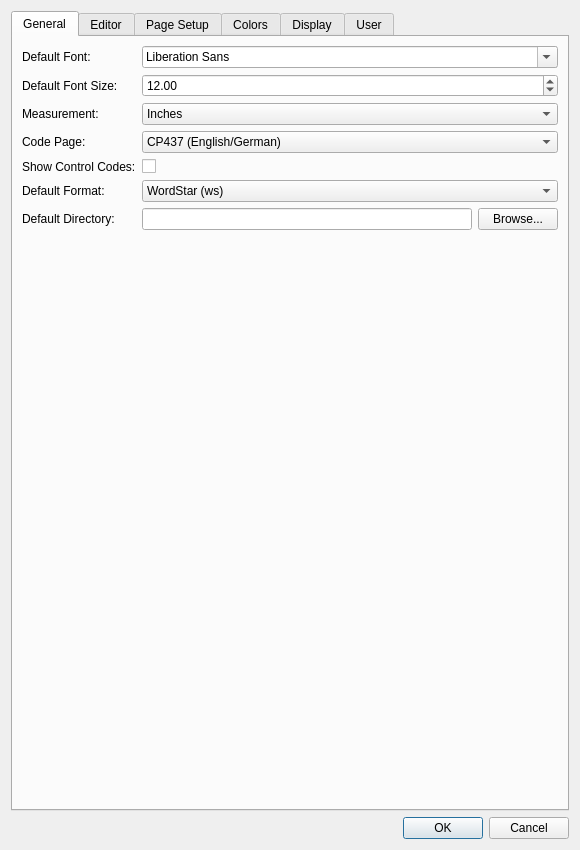
<?xml version="1.0" encoding="UTF-8"?>
<ui version="4.0">
 <class>SystemPreferences</class>
 <widget class="QDialog" name="SystemPreferences">
  <property name="geometry">
   <rect>
    <x>0</x>
    <y>0</y>
    <width>580</width>
    <height>850</height>
   </rect>
  </property>
  <property name="windowTitle">
   <string>System Preferences</string>
  </property>
  <layout class="QVBoxLayout" name="mainLayout">
   <item>
    <widget class="QTabWidget" name="mTabWidget">
     <property name="currentIndex">
      <number>0</number>
     </property>

     <!-- Tab 1: General -->
     <widget class="QWidget" name="tabGeneral">
      <attribute name="title">
       <string>General</string>
      </attribute>
      <layout class="QFormLayout" name="generalLayout">
       <item row="0" column="0">
        <widget class="QLabel" name="labelFont">
         <property name="text"><string>Default Font:</string></property>
        </widget>
       </item>
       <item row="0" column="1">
        <widget class="QFontComboBox" name="mDefaultFont"/>
       </item>
       <item row="1" column="0">
        <widget class="QLabel" name="labelFontSize">
         <property name="text"><string>Default Font Size:</string></property>
        </widget>
       </item>
       <item row="1" column="1">
        <widget class="QDoubleSpinBox" name="mDefaultFontSize">
         <property name="minimum"><double>4.0</double></property>
         <property name="maximum"><double>144.0</double></property>
         <property name="value"><double>12.0</double></property>
         <property name="singleStep"><double>0.5</double></property>
        </widget>
       </item>
       <item row="2" column="0">
        <widget class="QLabel" name="labelMeasurement">
         <property name="text"><string>Measurement:</string></property>
        </widget>
       </item>
       <item row="2" column="1">
        <widget class="QComboBox" name="mMeasurement">
         <item><property name="text"><string>Inches</string></property></item>
         <item><property name="text"><string>Centimeters</string></property></item>
         <item><property name="text"><string>Millimeters</string></property></item>
        </widget>
       </item>
       <item row="3" column="0">
        <widget class="QLabel" name="labelCodePage">
         <property name="text"><string>Code Page:</string></property>
        </widget>
       </item>
       <item row="3" column="1">
        <widget class="QComboBox" name="mCodePage">
         <item><property name="text"><string>CP437 (English/German)</string></property></item>
         <item><property name="text"><string>CP737 (Greek)</string></property></item>
        </widget>
       </item>
       <item row="4" column="0">
        <widget class="QLabel" name="labelShowControls">
         <property name="text"><string>Show Control Codes:</string></property>
        </widget>
       </item>
       <item row="4" column="1">
        <widget class="QCheckBox" name="mShowControls"/>
       </item>
       <item row="5" column="0">
        <widget class="QLabel" name="labelFormat">
         <property name="text"><string>Default Format:</string></property>
        </widget>
       </item>
       <item row="5" column="1">
        <widget class="QComboBox" name="mDefaultFormat">
         <item><property name="text"><string>WordStar (ws)</string></property></item>
         <item><property name="text"><string>Rich Text (rtf)</string></property></item>
        </widget>
       </item>
       <item row="6" column="0">
        <widget class="QLabel" name="labelDefaultDir">
         <property name="text"><string>Default Directory:</string></property>
        </widget>
       </item>
       <item row="6" column="1">
        <layout class="QHBoxLayout" name="dirLayout">
         <item>
          <widget class="QLineEdit" name="mDefaultDirectory"/>
         </item>
         <item>
          <widget class="QPushButton" name="mBrowseDir">
           <property name="text"><string>Browse...</string></property>
          </widget>
         </item>
        </layout>
       </item>
      </layout>
     </widget>

     <!-- Tab 2: Editor -->
     <widget class="QWidget" name="tabEditor">
      <attribute name="title">
       <string>Editor</string>
      </attribute>
      <layout class="QFormLayout" name="editorLayout">
       <item row="0" column="0">
        <widget class="QLabel" name="labelAutoSave">
         <property name="text"><string>Auto-save Interval (seconds):</string></property>
        </widget>
       </item>
       <item row="0" column="1">
        <widget class="QSpinBox" name="mAutoSaveInterval">
         <property name="minimum"><number>0</number></property>
         <property name="maximum"><number>3600</number></property>
         <property name="value"><number>60</number></property>
         <property name="specialValueText"><string>Disabled</string></property>
        </widget>
       </item>
       <item row="1" column="0">
        <widget class="QLabel" name="labelCaretBlink">
         <property name="text"><string>Caret Blink Rate (ms):</string></property>
        </widget>
       </item>
       <item row="1" column="1">
        <widget class="QSpinBox" name="mCaretBlinkRate">
         <property name="minimum"><number>100</number></property>
         <property name="maximum"><number>2000</number></property>
         <property name="value"><number>500</number></property>
         <property name="singleStep"><number>50</number></property>
        </widget>
       </item>
       <item row="2" column="0">
        <widget class="QLabel" name="labelInputMode">
         <property name="text"><string>Keyboard Mode:</string></property>
        </widget>
       </item>
       <item row="2" column="1">
        <widget class="QComboBox" name="mInputMode">
         <item><property name="text"><string>WordStar</string></property></item>
         <item><property name="text"><string>Modern (CUA)</string></property></item>
        </widget>
       </item>
       <item row="3" column="0">
        <widget class="QLabel" name="labelSpellCheckDotCommands">
         <property name="text"><string>Spell Check Dot Commands:</string></property>
        </widget>
       </item>
       <item row="3" column="1">
        <widget class="QCheckBox" name="mSpellCheckDotCommands">
         <property name="checked"><bool>false</bool></property>
        </widget>
       </item>
       <item row="4" column="0">
        <widget class="QLabel" name="labelSpellLang">
         <property name="text"><string>Spell Check Language:</string></property>
        </widget>
       </item>
       <item row="4" column="1">
        <widget class="QLineEdit" name="mSpellCheckLanguage">
         <property name="placeholderText"><string>en_US</string></property>
         <property name="toolTip"><string>macOS dictionary identifier, e.g. en_US, de_DE, fr_FR</string></property>
        </widget>
       </item>
      </layout>
     </widget>

     <!-- Tab 3: Page Setup -->
     <widget class="QWidget" name="tabPageSetup">
      <attribute name="title">
       <string>Page Setup</string>
      </attribute>
      <layout class="QFormLayout" name="pageLayout">
       <item row="0" column="0">
        <widget class="QLabel" name="labelPaperWidth">
         <property name="text"><string>Paper Width:</string></property>
        </widget>
       </item>
       <item row="0" column="1">
        <widget class="QLineEdit" name="mPaperWidth"/>
       </item>
       <item row="1" column="0">
        <widget class="QLabel" name="labelPaperHeight">
         <property name="text"><string>Paper Height:</string></property>
        </widget>
       </item>
       <item row="1" column="1">
        <widget class="QLineEdit" name="mPaperHeight"/>
       </item>
       <item row="2" column="0">
        <widget class="QLabel" name="labelLeftMargin">
         <property name="text"><string>Left Margin:</string></property>
        </widget>
       </item>
       <item row="2" column="1">
        <widget class="QLineEdit" name="mLeftMargin"/>
       </item>
       <item row="3" column="0">
        <widget class="QLabel" name="labelRightMargin">
         <property name="text"><string>Right Margin:</string></property>
        </widget>
       </item>
       <item row="3" column="1">
        <widget class="QLineEdit" name="mRightMargin"/>
       </item>
       <item row="4" column="0">
        <widget class="QLabel" name="labelTopMargin">
         <property name="text"><string>Top Margin:</string></property>
        </widget>
       </item>
       <item row="4" column="1">
        <widget class="QLineEdit" name="mTopMargin"/>
       </item>
       <item row="5" column="0">
        <widget class="QLabel" name="labelBottomMargin">
         <property name="text"><string>Bottom Margin:</string></property>
        </widget>
       </item>
       <item row="5" column="1">
        <widget class="QLineEdit" name="mBottomMargin"/>
       </item>
       <item row="6" column="0">
        <widget class="QLabel" name="labelHeaderMargin">
         <property name="text"><string>Header Margin:</string></property>
        </widget>
       </item>
       <item row="6" column="1">
        <widget class="QLineEdit" name="mHeaderMargin"/>
       </item>
       <item row="7" column="0">
        <widget class="QLabel" name="labelFooterMargin">
         <property name="text"><string>Footer Margin:</string></property>
        </widget>
       </item>
       <item row="7" column="1">
        <widget class="QLineEdit" name="mFooterMargin"/>
       </item>
       <item row="8" column="0">
        <widget class="QLabel" name="labelPageOffsetOdd">
         <property name="text"><string>Page Offset (Odd):</string></property>
        </widget>
       </item>
       <item row="8" column="1">
        <widget class="QLineEdit" name="mPageOffsetOdd"/>
       </item>
       <item row="9" column="0">
        <widget class="QLabel" name="labelPageOffsetEven">
         <property name="text"><string>Page Offset (Even):</string></property>
        </widget>
       </item>
       <item row="9" column="1">
        <widget class="QLineEdit" name="mPageOffsetEven"/>
       </item>
       <item row="10" column="0">
        <widget class="QLabel" name="labelLandscape">
         <property name="text"><string>Landscape:</string></property>
        </widget>
       </item>
       <item row="10" column="1">
        <widget class="QCheckBox" name="mLandscape"/>
       </item>
      </layout>
     </widget>

     <!-- Tab 4: Colors -->
     <widget class="QWidget" name="tabColors">
      <attribute name="title">
       <string>Colors</string>
      </attribute>
      <layout class="QVBoxLayout" name="colorsOuterLayout">

       <!-- Palette selector row -->
       <item>
        <layout class="QHBoxLayout" name="paletteLayout">
         <item>
          <widget class="QLabel" name="labelPalette">
           <property name="text"><string>Palette:</string></property>
          </widget>
         </item>
         <item>
          <widget class="QComboBox" name="mPaletteCombo"/>
         </item>
         <item>
          <widget class="QPushButton" name="mApplyPalette">
           <property name="text"><string>Apply</string></property>
          </widget>
         </item>
         <item>
          <widget class="QPushButton" name="mSaveTheme">
           <property name="text"><string>Save Theme</string></property>
          </widget>
         </item>
         <item>
          <spacer name="paletteSpacer">
           <property name="orientation"><enum>Qt::Horizontal</enum></property>
          </spacer>
         </item>
        </layout>
       </item>

       <!-- Scrollable color grid -->
       <item>
        <widget class="QScrollArea" name="colorScrollArea">
         <property name="widgetResizable"><bool>true</bool></property>
         <widget class="QWidget" name="colorScrollContent">
          <layout class="QGridLayout" name="colorsGrid">

           <!-- Column headers -->
           <item row="0" column="0">
            <widget class="QLabel" name="labelColComponent">
             <property name="text"><string>Component</string></property>
             <property name="font"><font><bold>true</bold></font></property>
            </widget>
           </item>
           <item row="0" column="1">
            <widget class="QLabel" name="labelColFg">
             <property name="text"><string>Foreground</string></property>
             <property name="font"><font><bold>true</bold></font></property>
             <property name="alignment"><set>Qt::AlignHCenter</set></property>
            </widget>
           </item>
           <item row="0" column="2">
            <widget class="QLabel" name="labelColBg">
             <property name="text"><string>Background</string></property>
             <property name="font"><font><bold>true</bold></font></property>
             <property name="alignment"><set>Qt::AlignHCenter</set></property>
            </widget>
           </item>
           <item row="0" column="3">
            <widget class="QLabel" name="labelColPreview">
             <property name="text"><string>Preview</string></property>
             <property name="font"><font><bold>true</bold></font></property>
             <property name="alignment"><set>Qt::AlignHCenter</set></property>
            </widget>
           </item>

           <!-- "Editor Colors" section header -->
           <item row="1" column="0" colspan="4">
            <widget class="QLabel" name="labelEditorColorsHeader">
             <property name="text"><string>--- Editor Colors ---</string></property>
             <property name="alignment"><set>Qt::AlignHCenter</set></property>
            </widget>
           </item>

           <!-- Row 2: Normal Text -->
           <item row="2" column="0">
            <widget class="QLabel" name="labelNormalText">
             <property name="text"><string>Normal Text</string></property>
            </widget>
           </item>
           <item row="2" column="1">
            <widget class="QPushButton" name="mColorText">
             <property name="text"><string/></property>
             <property name="minimumSize"><size><width>60</width><height>24</height></size></property>
            </widget>
           </item>
           <item row="2" column="2">
            <widget class="QPushButton" name="mColorBackground">
             <property name="text"><string/></property>
             <property name="minimumSize"><size><width>60</width><height>24</height></size></property>
            </widget>
           </item>

           <!-- Row 3: Control Codes -->
           <item row="3" column="0">
            <widget class="QLabel" name="labelHighlightColor">
             <property name="text"><string>Control Codes</string></property>
            </widget>
           </item>
           <item row="3" column="1">
            <widget class="QPushButton" name="mColorHighlightFg">
             <property name="text"><string/></property>
             <property name="minimumSize"><size><width>60</width><height>24</height></size></property>
            </widget>
           </item>
           <item row="3" column="2">
            <widget class="QPushButton" name="mColorHighlight">
             <property name="text"><string/></property>
             <property name="minimumSize"><size><width>60</width><height>24</height></size></property>
            </widget>
           </item>

           <!-- Row 4: Dot Commands -->
           <item row="4" column="0">
            <widget class="QLabel" name="labelDotColor">
             <property name="text"><string>Dot Commands</string></property>
            </widget>
           </item>
           <item row="4" column="1">
            <widget class="QPushButton" name="mColorDotFg">
             <property name="text"><string/></property>
             <property name="minimumSize"><size><width>60</width><height>24</height></size></property>
            </widget>
           </item>
           <item row="4" column="2">
            <widget class="QPushButton" name="mColorDot">
             <property name="text"><string/></property>
             <property name="minimumSize"><size><width>60</width><height>24</height></size></property>
            </widget>
           </item>

           <!-- Row 5: Block Selection -->
           <item row="5" column="0">
            <widget class="QLabel" name="labelBlockColor">
             <property name="text"><string>Block Selection</string></property>
            </widget>
           </item>
           <item row="5" column="1">
            <widget class="QPushButton" name="mColorBlockFg">
             <property name="text"><string/></property>
             <property name="minimumSize"><size><width>60</width><height>24</height></size></property>
            </widget>
           </item>
           <item row="5" column="2">
            <widget class="QPushButton" name="mColorBlock">
             <property name="text"><string/></property>
             <property name="minimumSize"><size><width>60</width><height>24</height></size></property>
            </widget>
           </item>

           <!-- Row 6: Comments -->
           <item row="6" column="0">
            <widget class="QLabel" name="labelCommentColor">
             <property name="text"><string>Comments</string></property>
            </widget>
           </item>
           <item row="6" column="1">
            <widget class="QPushButton" name="mColorCommentFg">
             <property name="text"><string/></property>
             <property name="minimumSize"><size><width>60</width><height>24</height></size></property>
            </widget>
           </item>
           <item row="6" column="2">
            <widget class="QPushButton" name="mColorComment">
             <property name="text"><string/></property>
             <property name="minimumSize"><size><width>60</width><height>24</height></size></property>
            </widget>
           </item>

           <!-- Row 7: Errors -->
           <item row="7" column="0">
            <widget class="QLabel" name="labelErrorColor">
             <property name="text"><string>Errors</string></property>
            </widget>
           </item>
           <item row="7" column="1">
            <widget class="QPushButton" name="mColorErrorFg">
             <property name="text"><string/></property>
             <property name="minimumSize"><size><width>60</width><height>24</height></size></property>
            </widget>
           </item>
           <item row="7" column="2">
            <widget class="QPushButton" name="mColorError">
             <property name="text"><string/></property>
             <property name="minimumSize"><size><width>60</width><height>24</height></size></property>
            </widget>
           </item>

           <!-- Row 8: Unknown -->
           <item row="8" column="0">
            <widget class="QLabel" name="labelUnknownColor">
             <property name="text"><string>Unknown</string></property>
            </widget>
           </item>
           <item row="8" column="1">
            <widget class="QPushButton" name="mColorUnknownFg">
             <property name="text"><string/></property>
             <property name="minimumSize"><size><width>60</width><height>24</height></size></property>
            </widget>
           </item>
           <item row="8" column="2">
            <widget class="QPushButton" name="mColorUnknown">
             <property name="text"><string/></property>
             <property name="minimumSize"><size><width>60</width><height>24</height></size></property>
            </widget>
           </item>

           <!-- Row 9: Not Implemented -->
           <item row="9" column="0">
            <widget class="QLabel" name="labelNotImplColor">
             <property name="text"><string>Not Implemented</string></property>
            </widget>
           </item>
           <item row="9" column="1">
            <widget class="QPushButton" name="mColorNotImplementedFg">
             <property name="text"><string/></property>
             <property name="minimumSize"><size><width>60</width><height>24</height></size></property>
            </widget>
           </item>
           <item row="9" column="2">
            <widget class="QPushButton" name="mColorNotImplemented">
             <property name="text"><string/></property>
             <property name="minimumSize"><size><width>60</width><height>24</height></size></property>
            </widget>
           </item>

           <!-- Row 10: Search -->
           <item row="10" column="0">
            <widget class="QLabel" name="labelSearchColor">
             <property name="text"><string>Search Results</string></property>
            </widget>
           </item>
           <item row="10" column="1">
            <widget class="QPushButton" name="mColorSearchFg">
             <property name="text"><string/></property>
             <property name="minimumSize"><size><width>60</width><height>24</height></size></property>
            </widget>
           </item>
           <item row="10" column="2">
            <widget class="QPushButton" name="mColorSearch">
             <property name="text"><string/></property>
             <property name="minimumSize"><size><width>60</width><height>24</height></size></property>
            </widget>
           </item>

           <!-- "Screen Colors" section header -->
           <item row="11" column="0" colspan="4">
            <widget class="QLabel" name="labelScreenColorsHeader">
             <property name="text"><string>--- Screen Colors ---</string></property>
             <property name="alignment"><set>Qt::AlignHCenter</set></property>
            </widget>
           </item>

           <!-- Row 12: Status Bar -->
           <item row="12" column="0">
            <widget class="QLabel" name="labelStatusBarColor">
             <property name="text"><string>Status Bar</string></property>
            </widget>
           </item>
           <item row="12" column="1">
            <widget class="QPushButton" name="mColorStatusBarFg">
             <property name="text"><string/></property>
             <property name="minimumSize"><size><width>60</width><height>24</height></size></property>
            </widget>
           </item>
           <item row="12" column="2">
            <widget class="QPushButton" name="mColorStatusBarBg">
             <property name="text"><string/></property>
             <property name="minimumSize"><size><width>60</width><height>24</height></size></property>
            </widget>
           </item>

           <!-- Row 13: Help Panel -->
           <item row="13" column="0">
            <widget class="QLabel" name="labelHelpPanelColor">
             <property name="text"><string>Help Panel</string></property>
            </widget>
           </item>
           <item row="13" column="1">
            <widget class="QPushButton" name="mColorHelpPanelFg">
             <property name="text"><string/></property>
             <property name="minimumSize"><size><width>60</width><height>24</height></size></property>
            </widget>
           </item>
           <item row="13" column="2">
            <widget class="QPushButton" name="mColorHelpPanelBg">
             <property name="text"><string/></property>
             <property name="minimumSize"><size><width>60</width><height>24</height></size></property>
            </widget>
           </item>

           <!-- Row 14: Help Keystroke -->
           <item row="14" column="0">
            <widget class="QLabel" name="labelHelpKeyColor">
             <property name="text"><string>Help Keystroke</string></property>
            </widget>
           </item>
           <item row="14" column="1">
            <widget class="QPushButton" name="mColorHelpKeyFg">
             <property name="text"><string/></property>
             <property name="minimumSize"><size><width>60</width><height>24</height></size></property>
            </widget>
           </item>
           <item row="14" column="2">
            <widget class="QPushButton" name="mColorHelpKeyBg">
             <property name="text"><string/></property>
             <property name="minimumSize"><size><width>60</width><height>24</height></size></property>
            </widget>
           </item>

           <!-- Row 15: Ruler -->
           <item row="15" column="0">
            <widget class="QLabel" name="labelRulerColor">
             <property name="text"><string>Ruler</string></property>
            </widget>
           </item>
           <item row="15" column="1">
            <widget class="QPushButton" name="mColorRulerFg">
             <property name="text"><string/></property>
             <property name="minimumSize"><size><width>60</width><height>24</height></size></property>
            </widget>
           </item>
           <item row="15" column="2">
            <widget class="QPushButton" name="mColorRulerBg">
             <property name="text"><string/></property>
             <property name="minimumSize"><size><width>60</width><height>24</height></size></property>
            </widget>
           </item>

          </layout>
         </widget>
        </widget>
       </item>

       <!-- Editor preview panel -->
       <item>
        <widget class="QLabel" name="mColorPreview">
         <property name="minimumSize"><size><width>0</width><height>200</height></size></property>
         <property name="textFormat"><enum>Qt::RichText</enum></property>
         <property name="wordWrap"><bool>true</bool></property>
         <property name="alignment"><set>Qt::AlignTop|Qt::AlignLeft</set></property>
         <property name="styleSheet"><string>padding: 4px; border: 1px solid #ccc;</string></property>
        </widget>
       </item>

      </layout>
     </widget>

     <!-- Tab 5: Display -->
     <widget class="QWidget" name="tabDisplay">
      <attribute name="title">
       <string>Display</string>
      </attribute>
      <layout class="QHBoxLayout" name="displayLayout">

       <!-- Left column: radio button groups -->
       <item>
        <layout class="QVBoxLayout" name="displayLeftColumn">
         <item>
          <widget class="QGroupBox" name="mFlagColumnGroup">
           <property name="title">
            <string>Flag Column</string>
           </property>
           <layout class="QVBoxLayout" name="flagColumnLayout">
            <item>
             <widget class="QRadioButton" name="mFlagAlwaysOn">
              <property name="text">
               <string>Al&amp;ways On</string>
              </property>
             </widget>
            </item>
            <item>
             <widget class="QRadioButton" name="mFlagWithTags">
              <property name="text">
               <string>Display with Co&amp;mmand Tags</string>
              </property>
             </widget>
            </item>
           </layout>
          </widget>
         </item>
         <item>
          <widget class="QGroupBox" name="mSoftSpaceDots">
           <property name="title">
            <string>Soft Space Dots</string>
           </property>
           <layout class="QVBoxLayout" name="softSpaceLayout">
            <item>
             <widget class="QRadioButton" name="mSoftSpaceAlwaysOn">
              <property name="text">
               <string>Always O&amp;n</string>
              </property>
             </widget>
            </item>
            <item>
             <widget class="QRadioButton" name="mSoftSpaceAlwaysOff">
              <property name="text">
               <string>Always O&amp;ff</string>
              </property>
             </widget>
            </item>
            <item>
             <widget class="QRadioButton" name="mSoftSpaceWithTags">
              <property name="text">
               <string>Display with Comman&amp;d Tags</string>
              </property>
             </widget>
            </item>
           </layout>
          </widget>
         </item>
         <item>
          <widget class="QGroupBox" name="mDotCommandsGroup">
           <property name="title">
            <string>Dot Commands</string>
           </property>
           <layout class="QVBoxLayout" name="dotCommandsLayout">
            <item>
             <widget class="QRadioButton" name="mDotAlwaysOn">
              <property name="text">
               <string>&amp;Always On</string>
              </property>
             </widget>
            </item>
            <item>
             <widget class="QRadioButton" name="mDotWithTags">
              <property name="text">
               <string>Display with Command Ta&amp;gs</string>
              </property>
             </widget>
            </item>
           </layout>
          </widget>
         </item>
         <item>
          <spacer name="displayLeftSpacer">
           <property name="orientation"><enum>Qt::Vertical</enum></property>
          </spacer>
         </item>
        </layout>
       </item>

       <!-- Right column: help display + checkboxes -->
       <item>
        <layout class="QVBoxLayout" name="displayRightColumn">
         <property name="leftMargin"><number>10</number></property>
         <item>
          <layout class="QHBoxLayout" name="helpDisplayRow">
           <item>
            <widget class="QLabel" name="labelShowHelp">
             <property name="text"><string>Help Display:</string></property>
            </widget>
           </item>
           <item>
            <widget class="QComboBox" name="mShowHelp">
             <item><property name="text"><string>None</string></property></item>
             <item><property name="text"><string>Main Help</string></property></item>
            </widget>
           </item>
          </layout>
         </item>
         <item>
          <widget class="QLabel" name="labelDisplayOnScreen">
           <property name="text"><string>Display On Screen :</string></property>
          </widget>
         </item>
         <item>
          <widget class="QCheckBox" name="mShowScrollBar">
           <property name="text"><string>&amp;Scroll Bar</string></property>
          </widget>
         </item>
         <item>
          <widget class="QCheckBox" name="mShowRuler">
           <property name="text"><string>&amp;Ruler Line</string></property>
          </widget>
         </item>
         <item>
          <widget class="QCheckBox" name="mShowStyleBar">
           <property name="text"><string>S&amp;tyle Bar</string></property>
          </widget>
         </item>
         <item>
          <widget class="QCheckBox" name="mShowStatusBar">
           <property name="text"><string>Status Line</string></property>
          </widget>
         </item>
         <item>
          <widget class="QCheckBox" name="mShowMenu">
           <property name="text"><string>&amp;Menu Bar</string></property>
          </widget>
         </item>
         <item>
          <spacer name="displayRightSpacer">
           <property name="orientation"><enum>Qt::Vertical</enum></property>
          </spacer>
         </item>
        </layout>
       </item>

      </layout>
     </widget>

     <!-- Tab 6: User -->
     <widget class="QWidget" name="tabUser">
      <attribute name="title">
       <string>User</string>
      </attribute>
      <layout class="QFormLayout" name="userLayout">
       <item row="0" column="0">
        <widget class="QLabel" name="labelShortName">
         <property name="text"><string>Short Name:</string></property>
        </widget>
       </item>
       <item row="0" column="1">
        <widget class="QLineEdit" name="mShortName"/>
       </item>
       <item row="1" column="0">
        <widget class="QLabel" name="labelLongName">
         <property name="text"><string>Long Name:</string></property>
        </widget>
       </item>
       <item row="1" column="1">
        <widget class="QLineEdit" name="mLongName"/>
       </item>
      </layout>
     </widget>

    </widget>
   </item>
   <item>
    <widget class="QDialogButtonBox" name="buttonBox">
     <property name="orientation">
      <enum>Qt::Horizontal</enum>
     </property>
     <property name="standardButtons">
      <set>QDialogButtonBox::Cancel|QDialogButtonBox::Ok</set>
     </property>
    </widget>
   </item>
  </layout>
 </widget>
 <resources/>
 <connections>
  <connection>
   <sender>buttonBox</sender>
   <signal>accepted()</signal>
   <receiver>SystemPreferences</receiver>
   <slot>accept()</slot>
   <hints>
    <hint type="sourcelabel"><x>248</x><y>254</y></hint>
    <hint type="destinationlabel"><x>157</x><y>274</y></hint>
   </hints>
  </connection>
  <connection>
   <sender>buttonBox</sender>
   <signal>rejected()</signal>
   <receiver>SystemPreferences</receiver>
   <slot>reject()</slot>
   <hints>
    <hint type="sourcelabel"><x>316</x><y>260</y></hint>
    <hint type="destinationlabel"><x>286</x><y>274</y></hint>
   </hints>
  </connection>
 </connections>
</ui>
